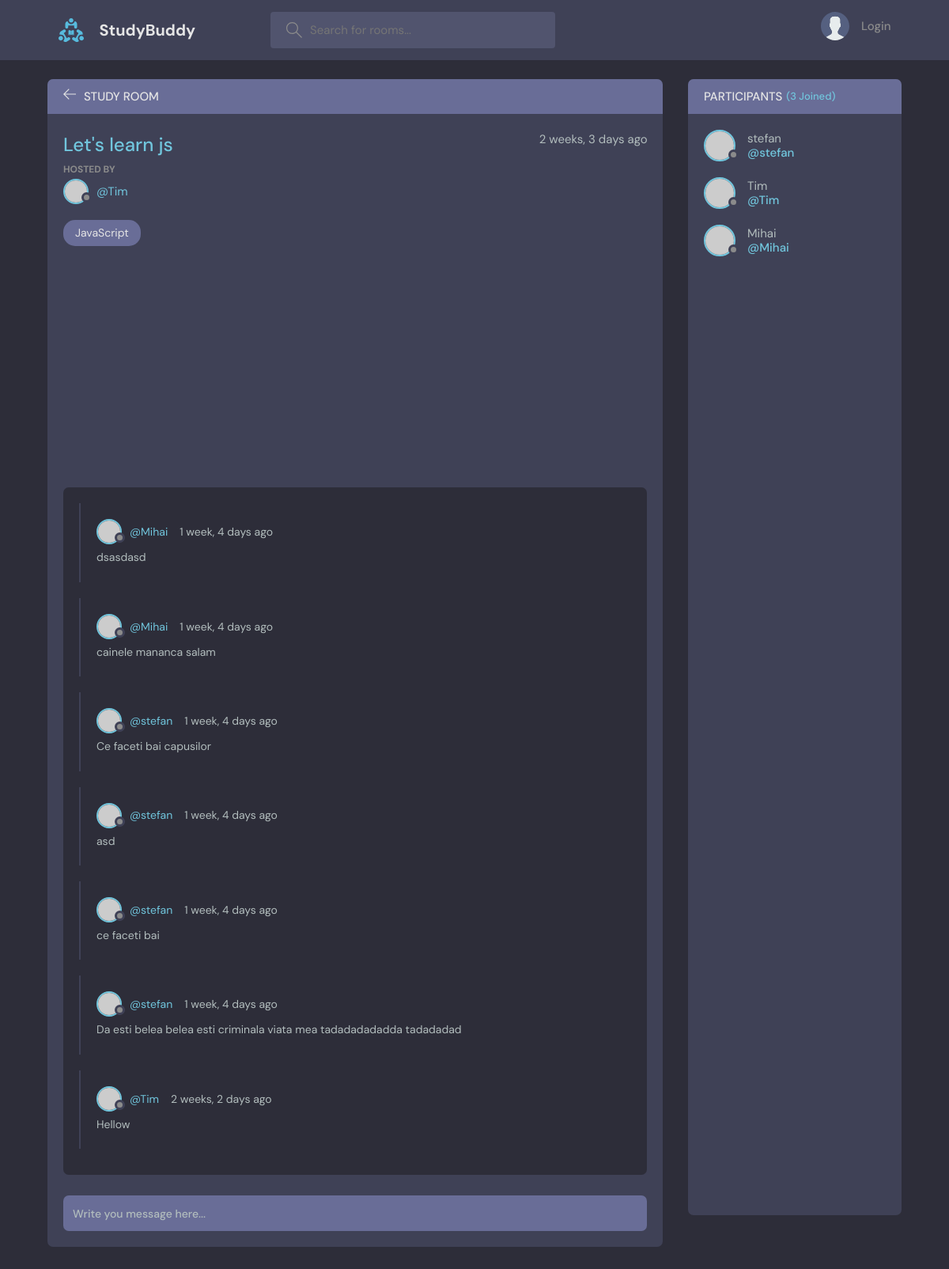
The page /room/1/ on the database its author committed.
### base/models.py (models this page shows, shortened)
class Room(models.Model):
    host = models.ForeignKey(User, on_delete=models.SET_NULL, null=True)
    topic = models.ForeignKey(Topic, on_delete=models.SET_NULL, null=True)
    name = models.CharField(max_length=200)
    description = models.TextField(null=True, blank=True)
    participants = models.ManyToManyField(User, related_name='participants', blank=True)
    updated = models.DateTimeField(auto_now=True)
    created = models.DateTimeField(auto_now_add=True)
    class Meta:
        ordering = ['-updated', '-created']

class Topic(models.Model):
    name = models.CharField(max_length=200)
    class Meta:
        ordering = ['-name']
    def __str__(self):
        return self.name

class Message(models.Model):
    user = models.ForeignKey(User, on_delete=models.CASCADE)
    room = models.ForeignKey(Room, on_delete=models.CASCADE)
    body = models.TextField()
    updated = models.DateTimeField(auto_now=True)
    created = models.DateTimeField(auto_now_add=True)
    class Meta:
        ordering = ['-updated', '-created']

### base/views.py (the view, shortened to what this page needs)
# urls.py: path('room/<str:pk>/', views.room, name="room"),
def room(request, pk):
    room = Room.objects.get(id=pk)
    room_messages = room.message_set.all()
    participants = room.participants.all()
    context = { 'room': room, 'room_messages': room_messages, "participants": participants}
    return render(request, 'base/room.html', context)

### base/templates/base/room.html (shortened to what this page needs)
{% extends 'main.html' %}
{% block content%}
    <main class="profile-page layout layout--2">
      <div class="container">
        <div class="room">
          <div class="room__top">
            <div class="room__topLeft">
              <a href="{% url 'home' %}">
                <svg version="1.1" xmlns="http://www.w3.org/2000/svg" width="32" height="32" viewBox="0 0 32 32">
                  <title>arrow-left</title>
                  <path
                    d="M13.723 2.286l-13.723 13.714 13.719 13.714 1.616-1.611-10.96-10.96h27.625v-2.286h-27.625l10.965-10.965-1.616-1.607z"
                  ></path>
                </svg>
              </a>
              <h3>Study Room</h3>
            </div>
          </div>
          <div class="room__box scroll">
            <div class="room__header scroll">
              <div class="room__info">
                <h3>{{ room.name }}</h3>
                <span>{{room.created|timesince}} ago</span>
              </div>
              <div class="room__hosted">
                <p>Hosted By</p>
                <a href="{% url 'user-profile' room.host.id %}" class="room__author">
                  <div class="avatar avatar--small">
                    <img src="https://randomuser.me/api/portraits/men/37.jpg" />
                  </div>
                  <span>@{{room.host.username}}</span>
                </a>
              </div>
              <span class="room__topics">{{room.topic}}</span>
            </div>
            <div class="room__conversation">
              <div class="threads scroll">
                {% for message in room_messages %}
                <div class="thread">
                  <div class="thread__top">
                    <div class="thread__author">
                      <a href="{% url 'user-profile' message.user.id %}" class="thread__authorInfo">
                        <div class="avatar avatar--small">
                          <img src="https://randomuser.me/api/portraits/men/37.jpg" />
                        </div>
                        <span>@{{message.user.username}}</span>
                      </a>
                      <span class="thread__date">{{message.created|timesince}} ago</span>
                    </div>
                  </div>
                  <div class="thread__details">
                    {{ message.body }}
                  </div>
                </div>
                {% endfor %}
              </div>
            </div>
          </div>
          <div class="room__message">
            <form method="POST" action="">
              <input type="text" name="body" placeholder="Write you message here..."/>
          </form>
          </div>
        </div>
        <div class="participants">
          <h3 class="participants__top">Participants <span>({{participants.count}} Joined)</span></h3>
          <div class="participants__list scroll">
            {% for user in participants %}
            <a href="{% url 'user-profile' user.id %}" class="participant">
              <div class="avatar avatar--medium">
                <img src="https://randomuser.me/api/portraits/men/37.jpg" />
              </div>
              <p>
                {{user.username}}
                <span>@{{user.username}}</span>
              </p>
            </a>
            {% endfor %}
          </div>
        </div>
      </div>
    </main>
    {% endblock content%}

### rows shown on the page
Room: name "Let's learn js", created "2 weeks, 3 days", host.username "Tim", topic "JavaScript"
Message: user.username "Mihai", created "1 week, 4 days", body "dsasdasd"
Message: user.username "Mihai", created "1 week, 4 days", body "cainele mananca salam"
Message: user.username "stefan", created "1 week, 4 days", body "Ce faceti bai capusilor"
Message: user.username "stefan", created "1 week, 4 days", body "asd"
Message: user.username "stefan", created "1 week, 4 days", body "ce faceti bai"
Message: user.username "stefan", created "1 week, 4 days", body "Da esti belea belea esti criminala viata mea tadadadadadda tadadadad"
Message: user.username "Tim", created "2 weeks, 2 days", body "Hellow"

### other values the page prints
{{ participants.count }} "3"
{{ user.username }} "stefan"
{{ user.username }} "Tim"
{{ user.username }} "Mihai"
